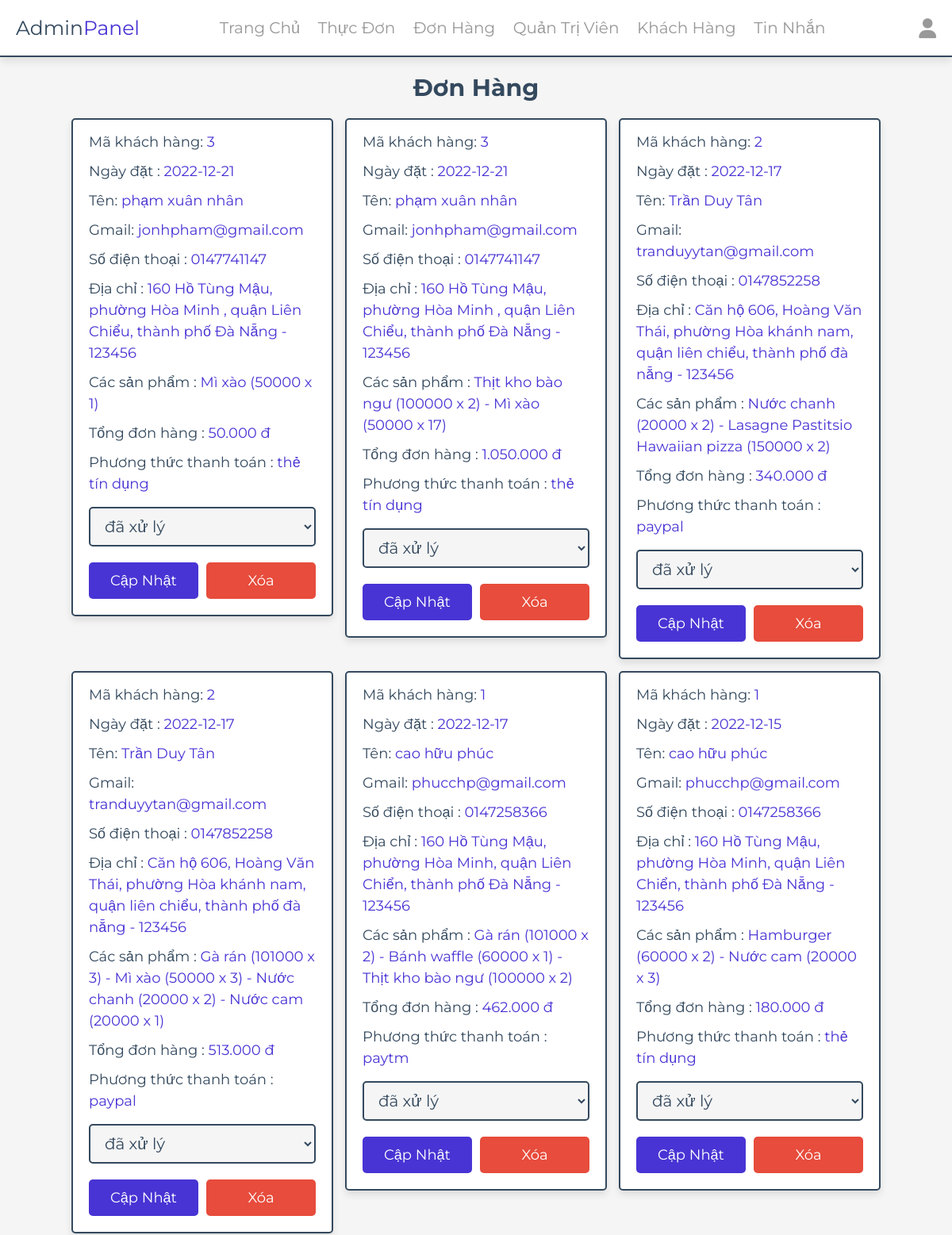
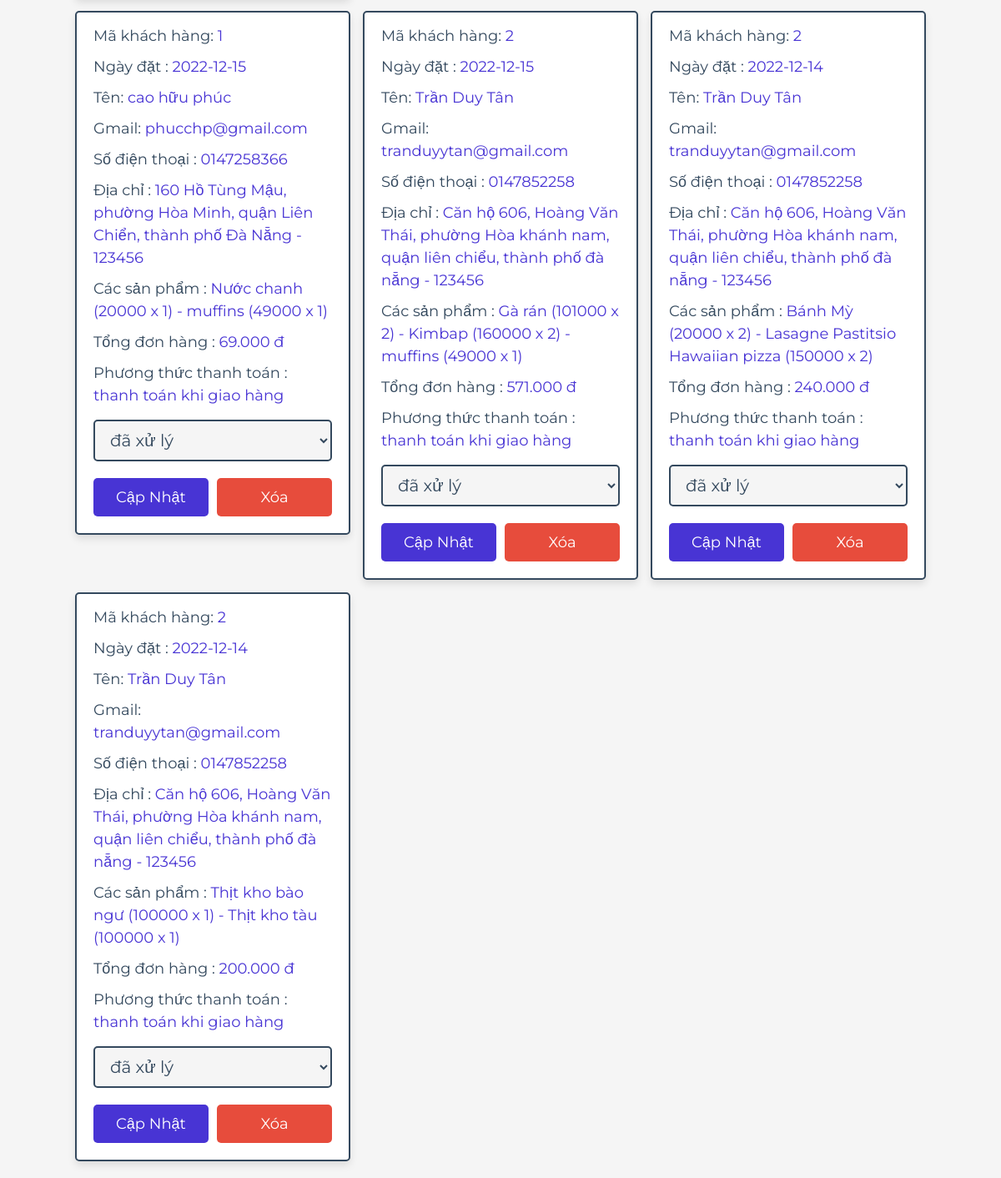
Page /admin/complete_orders.php (signed in) on the committed database (2 pictures, top to bottom).
### tables this page shows
CREATE TABLE `donhang` (
  `iddonhang` int(11) NOT NULL,
  `idkh` int(11) NOT NULL,
  `tenkh` varchar(20) NOT NULL,
  `gmailkh` varchar(50) NOT NULL,
  `sdtkh` varchar(10) NOT NULL,
  `phuongthucthanhtoan` varchar(50) NOT NULL,
  `diachi` varchar(500) NOT NULL,
  `cacsp` varchar(1000) NOT NULL,
  `tongdonhang` int(11) NOT NULL,
  `ngaydat` date NOT NULL DEFAULT current_timestamp(),
  `tinhtrang` varchar(20) NOT NULL DEFAULT 'chưa xử lý'
);

### admin/orders.php (the view, shortened to what this page needs)
<div class="box">
    <p> Mã khách hàng: <span><?= $fetch_orders['idkh']; ?></span> </p>
    <p> Ngày đặt : <span><?= $fetch_orders['ngaydat']; ?></span> </p>
    <p> Tên: <span><?= $fetch_orders['tenkh']; ?></span> </p>
    <p> Gmail: <span><?= $fetch_orders['gmailkh']; ?></span> </p>
    <p> Số điện thoại : <span><?= $fetch_orders['sdtkh']; ?></span> </p>
    <p> Địa chỉ : <span><?= $fetch_orders['diachi']; ?></span> </p>
    <p> Các sản phẩm : <span><?= $fetch_orders['cacsp']; ?></span> </p>
    <p> Tổng đơn hàng : <span><?= number_format($fetch_orders['tongdonhang'],0,',','.'); ?> đ</span> </p>
    <p> Phương thức thanh toán : <span><?= $fetch_orders['phuongthucthanhtoan']; ?></span> </p>
    <form action="" method="POST">
        <select name="payment_status" class="drop-down">
            <option value="đã xử lý" <?= $fetch_orders['tinhtrang'] == 'đã xử lý' ? 'selected' : ''?>>đã xử lý</option>
        </select>
        <div class="flex-btn">
            <input type="submit" value="cập nhật" class="btn" name="update_payment">
            <a href="placed_orders.php?delete=<?= $fetch_orders['iddonhang']; ?>" class="delete-btn"
                onclick="return confirm('Xóa đơn đặt hàng này 😣?');">Xóa</a>
        </div>
    </form>
</div>

### admin/complete_orders.php (shortened to what this page needs)
<?php require_once ('handle_orders.php'); ?>
<!DOCTYPE html>
<html lang="en">
<head>
    <link rel="stylesheet" href="https://cdnjs.cloudflare.com/ajax/libs/font-awesome/6.1.1/css/all.min.css">
    <link rel="stylesheet" href="../css/admin_style.css">
</head>
<body>
    <?php include_once ('../components/admin_header.php') ?>
    <section class="placed-orders">
        <h1 class="heading">Đơn hàng</h1>
        <div class="box-container">
            <?php
                $select_orders = $conn->prepare("SELECT * FROM `donhang` WHERE tinhtrang = 'đã xử lý' ORDER BY iddonhang DESC");
                $select_orders->execute();
                if($select_orders->rowCount() > 0){
                    while($fetch_orders = $select_orders->fetch(PDO::FETCH_ASSOC)){
                        include ('orders.php');
                    }
                } else {
                    echo '<p class="empty">chưa có đơn đặt hàng 😓</p>';
                }
            ?>
        </div>
    </section>
</body>
</html>

### css/admin_style.css (style rules this page uses)
:root { --main-color: #4834d4; --red: #e74c3c; --orange: #f39c12; --black: #34495e; --white: #fff; --light-bg: #f5f5f5; --light-color: #999; --border: .2rem solid var(--black); --box-shadow: 0 .5rem 1rem rgba(0, 0, 0, .1); }
* { font-family: 'Montserrat', sans-serif; margin: 0; padding: 0; box-sizing: border-box; text-decoration: none; outline: none; border: none; }
html { font-size: 62.5%; overflow-x: hidden; }
body { background-color: var(--light-bg); }
section { max-width: 1200px; margin: 0 auto; padding: 2rem; }
.btn, .delete-btn, .option-btn { display: block; margin-top: 1rem; border-radius: .5rem; cursor: pointer; width: 100%; font-size: 1.8rem; color: var(--white); padding: 1.2rem 1.2rem; text-transform: capitalize; text-align: center; }
.btn { background-color: var(--main-color); }
.delete-btn { background-color: var(--red); }
.flex-btn { display: flex; gap: 1rem; }
.heading { text-align: center; margin-bottom: 2rem; text-transform: capitalize; color: var(--black); font-size: 3rem; }
.placed-orders .box-container { display: grid; grid-template-columns: repeat(auto-fit, 33rem); gap: 1.5rem; justify-content: center; align-items: flex-start; }
.placed-orders .box-container .box { background-color: var(--white); border-radius: .5rem; box-shadow: var(--box-shadow); border: var(--border); padding: 2rem; padding-top: 1rem; }
.placed-orders .box-container .box p { padding: .5rem 0; line-height: 1.5; font-size: 1.8rem; color: var(--black); }
.placed-orders .box-container .box p span { color: var(--main-color); }
.placed-orders .box-container .box .drop-down { width: 100%; margin: 1rem 0; background-color: var(--light-bg); padding: 1rem 1.4rem; font-size: 2rem; color: var(--black); border: var(--border); border-radius: .5rem; }

### rows in the picture
donhang: idkh "3", ngaydat "2022-12-21", tenkh "phạm xuân nhân", gmailkh "jonhpham@gmail.com", sdtkh "0147741147", diachi "160 Hồ Tùng Mậu, phường Hòa Minh , quận Liên Chiểu, thành phố Đà Nẵng - 123456", cacsp "Mì xào (50000 x 1)", tongdonhang "50.000", phuongthucthanhtoan "thẻ tín dụng", payment_status "đã xử lý"
donhang: idkh "3", ngaydat "2022-12-21", tenkh "phạm xuân nhân", gmailkh "jonhpham@gmail.com", sdtkh "0147741147", diachi "160 Hồ Tùng Mậu, phường Hòa Minh , quận Liên Chiểu, thành phố Đà Nẵng - 123456", cacsp "Thịt kho bào ngư (100000 x 2) - Mì xào (50000 x 17)", tongdonhang "1.050.000", phuongthucthanhtoan "thẻ tín dụng", payment_status "đã xử lý"
donhang: idkh "2", ngaydat "2022-12-17", tenkh "Trần Duy Tân", gmailkh "tranduyytan@gmail.com", sdtkh "0147852258", diachi "Căn hộ 606, Hoàng Văn Thái, phường Hòa khánh nam, quận liên chiểu, thành phố đà nẵng - 123456", cacsp "Nước chanh (20000 x 2) - Lasagne Pastitsio Hawaiian pizza (150000 x 2)", tongdonhang "340.000", phuongthucthanhtoan "paypal", payment_status "đã xử lý"
donhang: idkh "2", ngaydat "2022-12-17", tenkh "Trần Duy Tân", gmailkh "tranduyytan@gmail.com", sdtkh "0147852258", diachi "Căn hộ 606, Hoàng Văn Thái, phường Hòa khánh nam, quận liên chiểu, thành phố đà nẵng - 123456", cacsp "Gà rán (101000 x 3) - Mì xào (50000 x 3) - Nước chanh (20000 x 2) - Nước cam (20000 x 1)", tongdonhang "513.000", phuongthucthanhtoan "paypal", payment_status "đã xử lý"
donhang: idkh "1", ngaydat "2022-12-17", tenkh "cao hữu phúc", gmailkh "phucchp@gmail.com", sdtkh "0147258366", diachi "160 Hồ Tùng Mậu, phường Hòa Minh, quận Liên Chiển, thành phố Đà Nẵng - 123456", cacsp "Gà rán (101000 x 2) - Bánh waffle (60000 x 1) - Thịt kho bào ngư (100000 x 2)", tongdonhang "462.000", phuongthucthanhtoan "paytm", payment_status "đã xử lý"
donhang: idkh "1", ngaydat "2022-12-15", tenkh "cao hữu phúc", gmailkh "phucchp@gmail.com", sdtkh "0147258366", diachi "160 Hồ Tùng Mậu, phường Hòa Minh, quận Liên Chiển, thành phố Đà Nẵng - 123456", cacsp "Hamburger (60000 x 2) - Nước cam (20000 x 3)", tongdonhang "180.000", phuongthucthanhtoan "thẻ tín dụng", payment_status "đã xử lý"
donhang: idkh "1", ngaydat "2022-12-15", tenkh "cao hữu phúc", gmailkh "phucchp@gmail.com", sdtkh "0147258366", diachi "160 Hồ Tùng Mậu, phường Hòa Minh, quận Liên Chiển, thành phố Đà Nẵng - 123456", cacsp "Nước chanh (20000 x 1) - muffins (49000 x 1)", tongdonhang "69.000", phuongthucthanhtoan "thanh toán khi giao hàng", payment_status "đã xử lý"
donhang: idkh "2", ngaydat "2022-12-15", tenkh "Trần Duy Tân", gmailkh "tranduyytan@gmail.com", sdtkh "0147852258", diachi "Căn hộ 606, Hoàng Văn Thái, phường Hòa khánh nam, quận liên chiểu, thành phố đà nẵng - 123456", cacsp "Gà rán (101000 x 2) - Kimbap (160000 x 2) - muffins (49000 x 1)", tongdonhang "571.000", phuongthucthanhtoan "thanh toán khi giao hàng", payment_status "đã xử lý"
donhang: idkh "2", ngaydat "2022-12-14", tenkh "Trần Duy Tân", gmailkh "tranduyytan@gmail.com", sdtkh "0147852258", diachi "Căn hộ 606, Hoàng Văn Thái, phường Hòa khánh nam, quận liên chiểu, thành phố đà nẵng - 123456", cacsp "Bánh Mỳ (20000 x 2) - Lasagne Pastitsio Hawaiian pizza (150000 x 2)", tongdonhang "240.000", phuongthucthanhtoan "thanh toán khi giao hàng", payment_status "đã xử lý"
donhang: idkh "2", ngaydat "2022-12-14", tenkh "Trần Duy Tân", gmailkh "tranduyytan@gmail.com", sdtkh "0147852258", diachi "Căn hộ 606, Hoàng Văn Thái, phường Hòa khánh nam, quận liên chiểu, thành phố đà nẵng - 123456", cacsp "Thịt kho bào ngư (100000 x 1) - Thịt kho tàu (100000 x 1)", tongdonhang "200.000", phuongthucthanhtoan "thanh toán khi giao hàng", payment_status "đã xử lý"
